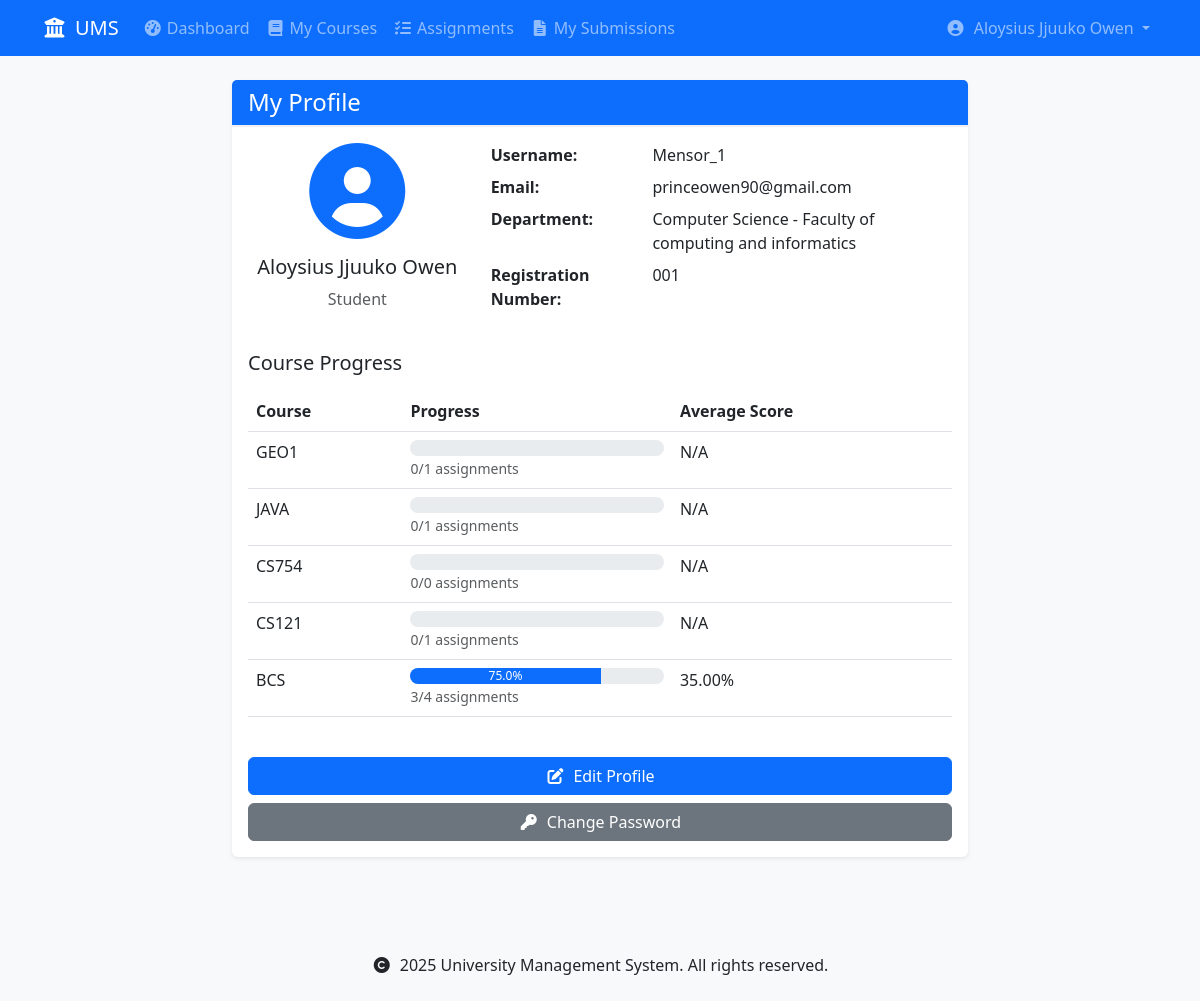
The app's page /accounts/profile/ (signed in) with its own data.
### accounts/models.py (models this page shows, shortened)
class User(AbstractUser):
    USER_TYPE_CHOICES = [
        ('student', 'Student'),
        ('lecturer', 'Lecturer'),
    ]
    user_type = models.CharField(max_length=10, choices=USER_TYPE_CHOICES)
    registration_number = models.CharField(max_length=20, unique=True, null=True, blank=True)
    staff_number = models.CharField(max_length=20, unique=True, null=True, blank=True)
    department = models.ForeignKey('schools.Department', on_delete=models.SET_NULL, null=True)
    class Meta:
        db_table = 'accounts_user'
        verbose_name = 'User'
        verbose_name_plural = 'Users'
    def is_student(self):
        return self.user_type == 'student'

### schools/models.py (models this page shows, shortened)
class Department(models.Model):
    name = models.CharField(max_length=100)
    code = models.CharField(max_length=10, unique=True)
    school = models.ForeignKey(School, on_delete=models.CASCADE, related_name='departments')
    description = models.TextField(blank=True)
    required_courses = models.ManyToManyField('courses.Course', related_name='required_by_departments', blank=True)
    created_at = models.DateTimeField(auto_now_add=True)
    updated_at = models.DateTimeField(auto_now=True)
    def __str__(self):
        return f"{self.name} - {self.school.name}"
    class Meta:
        ordering = ['school__name', 'name']
        unique_together = ['school', 'code']  # Ensure unique department codes within each school

class School(models.Model):
    name = models.CharField(max_length=100)
    code = models.CharField(max_length=10, unique=True)
    description = models.TextField(blank=True)
    created_at = models.DateTimeField(auto_now_add=True)
    updated_at = models.DateTimeField(auto_now=True)
    class Meta:
        ordering = ['name']

### courses/models.py (models this page shows, shortened)
class Enrollment(models.Model):
    STATUS_CHOICES = [
        ('enrolled', 'Enrolled'),
        ('completed', 'Completed'),
        ('dropped', 'Dropped'),
    ]
    student = models.ForeignKey(
        settings.AUTH_USER_MODEL,
        on_delete=models.CASCADE,
        related_name='enrollments',
        limit_choices_to={'user_type': 'student'}
    )
    course = models.ForeignKey(
        Course,
        on_delete=models.CASCADE,
        related_name='enrollments'
    )
    status = models.CharField(
        max_length=20,
        choices=STATUS_CHOICES,
        default='enrolled'
    )
    enrolled_at = models.DateTimeField(auto_now_add=True)
    updated_at = models.DateTimeField(auto_now=True)
    class Meta:
        unique_together = ['student', 'course']
        ordering = ['-enrolled_at']
    def get_progress(self):
        total_assignments = self.course.assignments.count()
        completed_assignments = self.student.submissions.filter(
            assignment__course=self.course
        ).count()
        progress = {
            'completed_assignments': completed_assignments,
            'total_assignments': total_assignments,
            'progress_percentage': (completed_assignments / total_assignments * 100) if total_assignments > 0 else 0
        }
        return progress
    def get_average_score(self):
        from django.db.models import Avg
        avg_score = self.student.submissions.filter(
            assignment__course=self.course,
            marks__isnull=False
        ).aggregate(avg=Avg('marks'))['avg']
        return round(avg_score, 2) if avg_score is not None else None

class Course(models.Model):
    code = models.CharField(max_length=10, unique=True)
    name = models.CharField(max_length=100)
    department = models.ForeignKey(
        'schools.Department',
        on_delete=models.CASCADE,
        related_name='courses'
    )
    lecturer = models.ForeignKey(
        settings.AUTH_USER_MODEL,
        on_delete=models.SET_NULL,  # Changed from CASCADE to SET_NULL
        related_name='courses_teaching',
        limit_choices_to={'user_type': 'lecturer'},
        null=True  # Allow null for existing records
    )
    description = models.TextField(blank=True)
    credits = models.PositiveIntegerField(
        validators=[MinValueValidator(1), MaxValueValidator(6)],
        default=3  # Default number of credits
    )
    is_active = models.BooleanField(default=True)
    created_at = models.DateTimeField(auto_now_add=True)
    updated_at = models.DateTimeField(auto_now=True)
    class Meta:
        ordering = ['department', 'code']
        unique_together = ['department', 'code']

### accounts/views.py (the view)
# urls.py: path('profile/', views.profile, name='profile'),
@login_required
def profile(request):
    return render(request, 'accounts/profile.html', {'user': request.user})

### templates/accounts/profile.html (shortened to what this page needs)
{% extends 'base.html' %}
{% block content %}
<div class="container">
    <div class="row justify-content-center">
        <div class="col-md-8">
            <div class="card">
                <div class="card-header bg-primary text-white">
                    <h2 class="h4 mb-0">My Profile</h2>
                </div>
                <div class="card-body">
                    <div class="row mb-4">
                        <div class="col-md-4 text-center">
                            <i class="fas fa-user-circle fa-6x text-primary mb-3"></i>
                            <h3 class="h5">{{ user.get_full_name }}</h3>
                            <p class="text-muted">{{ user.get_user_type_display }}</p>
                        </div>
                        <div class="col-md-8">
                            <dl class="row">
                                <dt class="col-sm-4">Username:</dt>
                                <dd class="col-sm-8">{{ user.username }}</dd>
                                <dt class="col-sm-4">Email:</dt>
                                <dd class="col-sm-8">{{ user.email }}</dd>
                                <dt class="col-sm-4">Department:</dt>
                                <dd class="col-sm-8">{{ user.department }}</dd>
                                {% if user.is_student %}
                                    <dt class="col-sm-4">Registration Number:</dt>
                                    <dd class="col-sm-8">{{ user.registration_number }}</dd>
                                {% elif user.is_lecturer %}
                                    <dt class="col-sm-4">Staff Number:</dt>
                                    <dd class="col-sm-8">{{ user.staff_number }}</dd>
                                {% endif %}
                            </dl>
                        </div>
                    </div>
                    {% if user.is_student %}
                        <div class="mb-4">
                            <h4 class="h5 mb-3">Course Progress</h4>
                            {% with enrollments=user.enrollments.all %}
                                {% if enrollments %}
                                    <div class="table-responsive">
                                        <table class="table">
                                            <thead>
                                                <tr>
                                                    <th>Course</th>
                                                    <th>Progress</th>
                                                    <th>Average Score</th>
                                                </tr>
                                            </thead>
                                            <tbody>
                                                {% for enrollment in enrollments %}
                                                    {% with progress=enrollment.get_progress %}
                                                        <tr>
                                                            <td>{{ enrollment.course.code }}</td>
                                                            <td>
                                                                <div class="progress">
                                                                    <div class="progress-bar" role="progressbar"
                                                                         style="width: {{ progress.progress_percentage }}%"
                                                                         aria-valuenow="{{ progress.progress_percentage }}"
                                                                         aria-valuemin="0" aria-valuemax="100">
                                                                        {{ progress.progress_percentage|floatformat:1 }}%
                                                                    </div>
                                                                </div>
                                                                <small class="text-muted">
                                                                    {{ progress.completed_assignments }}/{{ progress.total_assignments }} assignments
                                                                </small>
                                                            </td>
                                                            <td>
                                                                {% with avg_score=enrollment.get_average_score %}
                                                                    {% if avg_score %}
                                                                        {{ avg_score }}%
                                                                    {% else %}
                                                                        N/A
                                                                    {% endif %}
                                                                {% endwith %}
                                                            </td>
                                                        </tr>
                                                    {% endwith %}
                                                {% endfor %}
                                            </tbody>
                                        </table>
                                    </div>
                                {% else %}
                                    <p class="text-muted">Not enrolled in any courses yet.</p>
                                {% endif %}
                            {% endwith %}
                        </div>
                    {% endif %}
                    <div class="d-grid gap-2">
                        <a href="{% url 'accounts:edit_profile' %}" class="btn btn-primary">
                            <i class="fas fa-edit me-2"></i>Edit Profile
                        </a>
                        <a href="{% url 'accounts:password_change' %}" class="btn btn-secondary">
                            <i class="fas fa-key me-2"></i>Change Password
                        </a>
                    </div>
                </div>
            </div>
        </div>
    </div>
</div>
{% endblock %}

### templates/base.html (shortened to what this page needs)
{% load static %}
<!DOCTYPE html>
<html lang="en">
<head>
    <link href="https://cdn.jsdelivr.net/npm/bootstrap@5.3.0/dist/css/bootstrap.min.css" rel="stylesheet">
    <link href="https://cdnjs.cloudflare.com/ajax/libs/font-awesome/6.0.0/css/all.min.css" rel="stylesheet">
    <link href="{% static 'css/custom.css' %}" rel="stylesheet">
</head>
<body>
    <nav class="navbar navbar-expand-lg navbar-dark bg-primary">
        <div class="container">
            <a class="navbar-brand" href="{% url 'home' %}">
                <i class="fas fa-university me-2"></i>UMS
            </a>
            <div class="collapse navbar-collapse" id="navbarNav">
                <ul class="navbar-nav me-auto">
                    {% if user.is_authenticated %}
                        {% if user.is_student %}
                            <li class="nav-item">
                                <a class="nav-link" href="{% url 'accounts:student_dashboard' %}">
                                    <i class="fas fa-tachometer-alt me-1"></i>Dashboard
                                </a>
                            </li>
                            <li class="nav-item">
                                <a class="nav-link" href="{% url 'courses:my_courses' %}">
                                    <i class="fas fa-book me-1"></i>My Courses
                                </a>
                            </li>
                            <li class="nav-item">
                                <a class="nav-link" href="{% url 'assignments:assignment_list' %}">
                                    <i class="fas fa-tasks me-1"></i>Assignments
                                </a>
                            </li>
                            <li class="nav-item">
                                <a class="nav-link" href="{% url 'assignments:my_submissions' %}">
                                    <i class="fas fa-file-alt me-1"></i>My Submissions
                                </a>
                            </li>
                        {% endif %}
                    {% endif %}
                </ul>
                <ul class="navbar-nav">
                    {% if user.is_authenticated %}
                        <li class="nav-item dropdown">
                            <a class="nav-link dropdown-toggle" href="#" id="userDropdown" role="button"
                               data-bs-toggle="dropdown" aria-expanded="false">
                                <i class="fas fa-user-circle me-1"></i>
                                {{ user.get_full_name|default:user.username }}
                            </a>
                        </li>
                    {% endif %}
                </ul>
            </div>
        </div>
    </nav>
    <main class="py-4">
        {% block content %}
        {% endblock %}
    </main>
    <footer class="bg-light py-4 mt-5">
        <div class="container text-center">
            <p class="mb-0">
                <i class="fas fa-copyright me-1"></i>
                {% now "Y" %} University Management System. All rights reserved.
            </p>
        </div>
    </footer>
</body>
</html>

### static/css/custom.css (style rules this page uses)
body { background-color: #f8f9fa; }
.progress { background-color: #e9ecef; border-radius: 0.5rem; overflow: hidden; }
.progress-bar { background-color: #0d6efd; transition: width 0.6s ease; }
.card { border: none; box-shadow: 0 0.125rem 0.25rem rgba(0, 0, 0, 0.075); transition: transform 0.2s; }
.card-header { background-color: #fff; border-bottom: 2px solid #f0f0f0; }
.fas { width: 1.25em; text-align: center; }

### records on screen
User: get_full_name "Aloysius Jjuuko Owen", user_type "Student", username "Mensor_1", email "princeowen90@gmail.com", department "Computer Science - Faculty of computing and informatics", registration_number "001"
Enrollment: course.code "GEO1", get_progress.completed_assignments "0", get_progress.total_assignments "1", shows "N/A"
Enrollment: course.code "JAVA", get_progress.completed_assignments "0", get_progress.total_assignments "1", shows "N/A"
Enrollment: course.code "CS754", get_progress.completed_assignments "0", get_progress.total_assignments "0", shows "N/A"
Enrollment: course.code "CS121", get_progress.completed_assignments "0", get_progress.total_assignments "1", shows "N/A"
Enrollment: course.code "BCS", get_progress.progress_percentage "75.0", get_progress.completed_assignments "3", get_progress.total_assignments "4", get_average_score "35.00"
